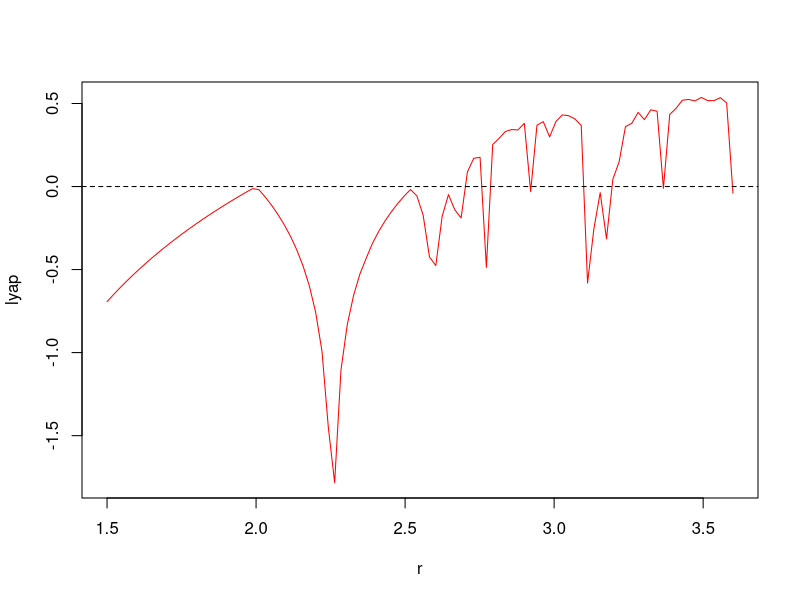

Source code (R):
# creating a plot of Lyapunov exponents to accompany your bifurcation
# diagram 

# define the Ricker map and its derivative (K=1 here)
f=function(r,n)n*exp(r*(1-n))
fp=function(r,n)exp(r*(1-n))*(1-r*n)

# define the values of r to compute the Lyapunov exponent for
k=100 # number of r values
r=seq(1.5,3.6,length=k) # vector of r values

# define the length of the simulation
Tf=1000

# a vector to store the values in and the initial densities
lyap=numeric(k)
n=1.1

# loop computing the lyap
for(t in 1:Tf){
  n=f(r,n) # updating the n values for all the r values
  lyap=lyap+log(abs(fp(r,n))) # summing up all the logs of absolute values of derivatives
}

# dividing by the length of the run to get the average stretch

lyap=lyap/Tf

# plotting away

plot(r,lyap,type="l",col="red")
abline(h=0,lty=2)

